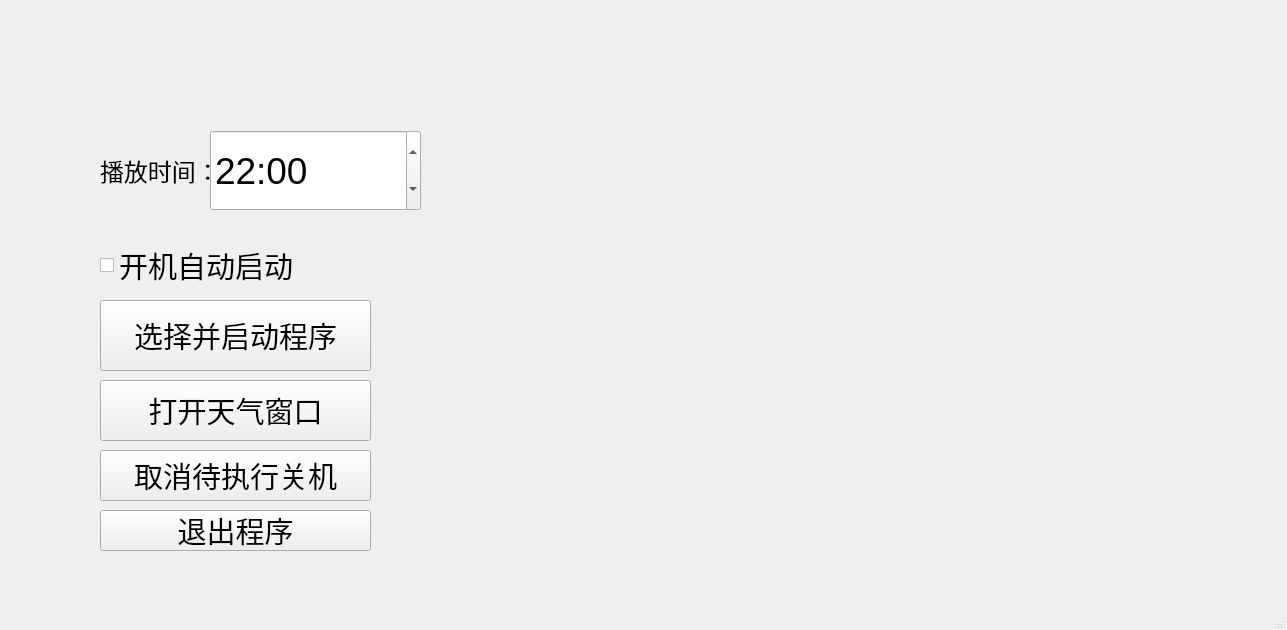
<?xml version="1.0" encoding="UTF-8"?>
<ui version="4.0">
 <class>SettingsWindow</class>
 <widget class="QWidget" name="SettingsWindow">
  <property name="geometry">
   <rect>
    <x>0</x>
    <y>0</y>
    <width>1287</width>
    <height>630</height>
   </rect>
  </property>
  <property name="windowTitle">
   <string>设置</string>
  </property>
  <widget class="QLabel" name="startTimeLabel">
   <property name="geometry">
    <rect>
     <x>100</x>
     <y>150</y>
     <width>111</width>
     <height>41</height>
    </rect>
   </property>
   <property name="font">
    <font>
     <pointsize>18</pointsize>
    </font>
   </property>
   <property name="text">
    <string>播放时间：</string>
   </property>
  </widget>
  <widget class="QTimeEdit" name="startTimeEdit">
   <property name="geometry">
    <rect>
     <x>210</x>
     <y>130</y>
     <width>211</width>
     <height>81</height>
    </rect>
   </property>
   <property name="font">
    <font>
     <pointsize>28</pointsize>
    </font>
   </property>
   <property name="displayFormat">
    <string>HH:mm</string>
   </property>
   <property name="time">
    <time>
     <hour>22</hour>
     <minute>0</minute>
     <second>0</second>
    </time>
   </property>
  </widget>
  <widget class="QPushButton" name="cancelShutdownButton">
   <property name="geometry">
    <rect>
     <x>100</x>
     <y>450</y>
     <width>271</width>
     <height>51</height>
    </rect>
   </property>
   <property name="font">
    <font>
     <pointsize>22</pointsize>
    </font>
   </property>
   <property name="text">
    <string>取消待执行关机</string>
   </property>
  </widget>
  <widget class="QCheckBox" name="autoStartCheckBox">
   <property name="geometry">
    <rect>
     <x>100</x>
     <y>230</y>
     <width>271</width>
     <height>71</height>
    </rect>
   </property>
   <property name="font">
    <font>
     <pointsize>22</pointsize>
    </font>
   </property>
   <property name="text">
    <string>开机自动启动</string>
   </property>
  </widget>
  <widget class="QPushButton" name="exitButton">
   <property name="geometry">
    <rect>
     <x>100</x>
     <y>510</y>
     <width>271</width>
     <height>41</height>
    </rect>
   </property>
   <property name="font">
    <font>
     <pointsize>22</pointsize>
    </font>
   </property>
   <property name="text">
    <string>退出程序</string>
   </property>
  </widget>
  <widget class="QPushButton" name="openWeatherButton">
   <property name="geometry">
    <rect>
     <x>100</x>
     <y>380</y>
     <width>271</width>
     <height>61</height>
    </rect>
   </property>
   <property name="font">
    <font>
     <pointsize>22</pointsize>
    </font>
   </property>
   <property name="text">
    <string>打开天气窗口</string>
   </property>
  </widget>
  <widget class="QPushButton" name="selectExeButton">
   <property name="geometry">
    <rect>
     <x>100</x>
     <y>300</y>
     <width>271</width>
     <height>71</height>
    </rect>
   </property>
   <property name="font">
    <font>
     <pointsize>22</pointsize>
    </font>
   </property>
   <property name="text">
    <string>选择并启动程序</string>
   </property>
  </widget>
  <widget class="QStatusBar" name="statusbar">
   <property name="geometry">
    <rect>
     <x>0</x>
     <y>609</y>
     <width>1287</width>
     <height>21</height>
    </rect>
   </property>
  </widget>
 </widget>
 <resources/>
 <connections/>
</ui>
